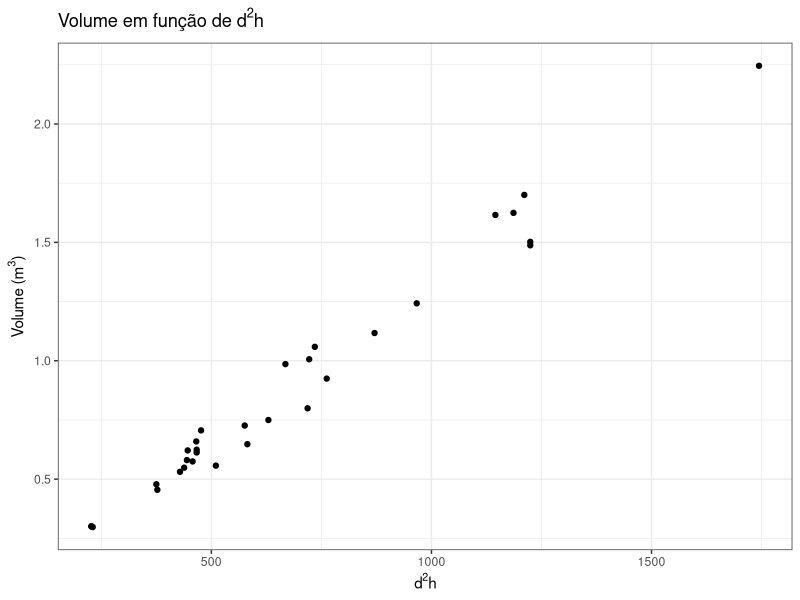
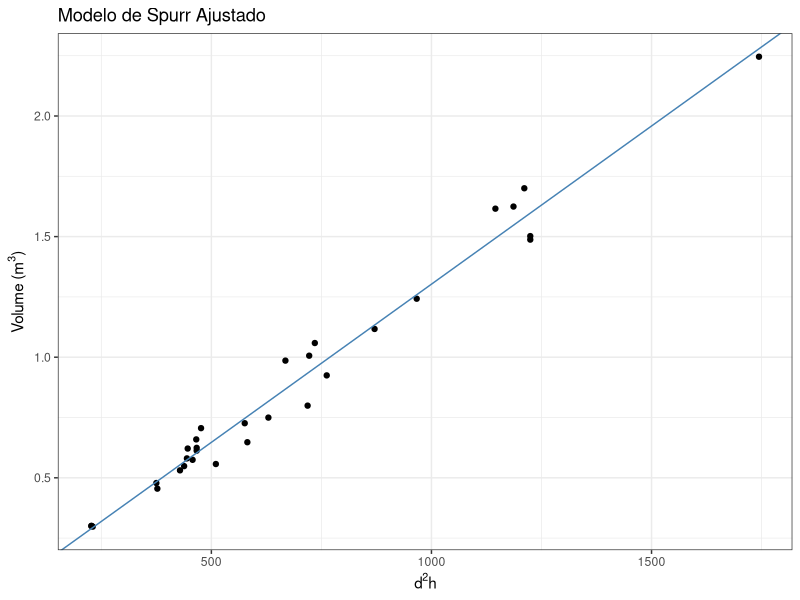
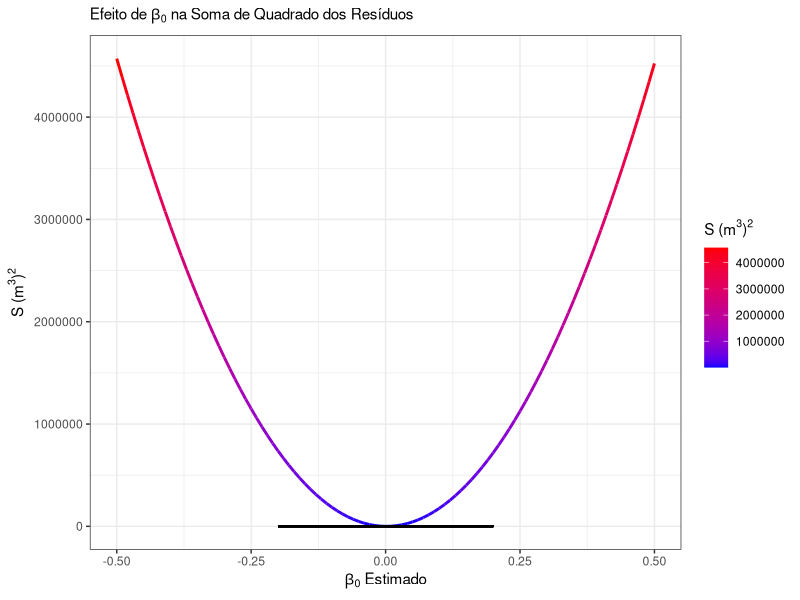

Source code (R) for these figures, in order:
## ---- chunk 1
knitr::opts_chunk$set(echo = FALSE, message = FALSE, warning = FALSE, fig.align = "center")

options(scipen = 999)
## ---- chunk 2

library(ggplot2)
library(gganimate)
library(magrittr)
library(dplyr)
library(kableExtra)

## ---- chunk 3

data("trees")

# Transformar as variáveis para unidades comumente utilizadas
d <- trees$Girth/2.54     # polegadas para centímetros
ht <- trees$Height/3.281  # pés para metros
v <- trees$Volume/34.286  # pés cúbicos para metros cúbicos
d2h <- d^2*ht             

# 'd' é um vetor de diâmetros, e possui 31 elementos.
d
length(d)

# O mesmo ocorre com ht, v e d2h.

# Agrupar tudo em um único data frame
dados <- data.frame(d,ht,v,d2h)

g.base <- ggplot(data = dados, 
                 aes(x = d2h, y = v)) +     #Introduz o dataframe utilizado
  
  geom_point() + #geom_point cria gráfico de pontos
  
  labs(x = expression("d"^2*"h"),          #Adiciona Títulos dos eixos e do gráfico
       y = expression("Volume (m"^3*")"),
       title = expression("Volume em função de d"^2*"h")) + 
  
  theme_bw()                #Adiciona o tema Black and White


plot(g.base)

## ---- chunk 4

spurr <- lm(v ~ d2h, data = dados)

summary(spurr)

coef(spurr)

g.base + labs(title = "Modelo de Spurr Ajustado") +
  geom_abline(intercept = coef(spurr)[1],  #Coeficiente linear  (b0)
              slope = coef(spurr)[2],      #Coeficiente angular (b1)
              color = "steelblue") 


## ---- chunk 5

#Criar uma função S que recebe os parâmetros x,y,a,b
S <- function(x,y,b0,b1) {sum((y-b0-b1*x)^2)}

#Essa função criada receberá 4 argumentos: um vetor x, um vetor y, um valor de b0 e um valor de b1. Como x e y são dois vetores e b0 e b1 são dois valores, o que a função fará é realizar a operação y - b0 - b1*x para os primeiros valores de x e y e elevar o resultado ao quadrado. A seguir, realiza a mesma operação para os segundos valores e eleva o resultado ao quadrado. Por fim, é requisitado por meio da função sum() que faça o somatório de todos esses resultados. Por fim, isso resultará em um único valor que é a soma do quadrado dos resíduos para aquele par de coeficientes b0 e b1 informados.

#Criar um vetor de possíveis valores de b0 e b1
b_0 <- seq(from = -0.5, to = 0.5, by = 0.01)  #De -0.5 até 0.5, ao passo de 0.01
b_1 <- seq(from = -0.5, to = 0.5, by = 0.01)

#Isso resulta em 101 possíveis valores de b0 e b1.
length(b_0) ; length(b_1)

#Criar vetor que receberá o resultado de S para cada possível valor de b0 e b1. Naturalmente, deve ter o mesmo comprimento do número de possíveis valores dos coeficientes.
S.est <- vector(length = length(b_0))  #Vetor de comprimento igual ao vetor b0

#Criar um loop para estimar cada valor de S baseado em cada valor de b0 e b1
for (i in 1:length(S.est)) {
  
  S.est[i] <- S(x = dados$d2h,  
                y = dados$v,
                b0 = b_0[i],
                b1 = b_1[i])
}

#O comando acima pega a função S() criada no início desse bloco de código, joga os primeiros valores de b0 e b1 dos vetores, calcula o valor de S e o guarda na primeira posição do vetor S.est. A seguir, pega todos valores das segundas posições dos vetores, joga na função S() criada e resgata o valor resultante, salvando na segunda posição do vetor S.est. Esse processo é repetido de 1:length(S.est), ou seja, do primeiro até o último valor dos vetores.


#Criando um data frame com as variáveis
df <- data.frame("b0" = b_0,
                 "b1" = b_1,
                 "S" = S.est)

g.S <- ggplot(data = df, aes(x = b0, y = S)) + 
  geom_line(aes(color = S.est), size = 1) +  # Cria uma reta conectando cada observação. Como são 101 pontos, o resultado terá uma aparência  de curva parabólica.
  labs(x = expression(beta[0]*" Estimado"), y = expression("S (m"^3*")"^2), subtitle = expression("Efeito de "*beta[0]*" na Soma de Quadrado dos Resíduos")) + 
  scale_color_gradient(low = "blue", high = "red", name = expression("S (m"^3*")"^2)) + 
  geom_segment(aes(x=-0.2,xend=0.2, y = min(S), yend = min(S)), color = "black") +
  theme_bw()



plot(g.S)

## ---- chunk 6
x <- d2h
y <- v

N <- length(x)

#Serão chamados de b0.mqo e b1.mqo, para lembrarmos que são os valores obtido por meio das operações realizadas acima
b1.mqo <- (sum(x*y)-(sum(x)*sum(y))/N)/(sum(x^2)-(sum(x)^2)/N)

b0.mqo <- mean(y) - b1.mqo*mean(x)

b0.mqo
b1.mqo

## ---- chunk 7
X <- model.matrix(y ~ x)

betas <- solve(t(X) %*% X) %*% t(X) %*% y

betas

## ---- chunk 8
coef(lm(y ~ x))
## ---- chunk 9
df.comparacao <- data.frame("MQO" = c(b0.mqo,b1.mqo),
                            "Mat" = c(betas[1],betas[2]),
                            "R" = c(coef(lm(y~x))[1],coef(lm(y~x))[2]))
rownames(df.comparacao) <- c("B0","B1")


df.comparacao %>% kable(col.names = c("MQO", "MQO_Mat","R")) %>% kable_styling(bootstrap_options=c("condensed","striped","hover"), position = "center",full_width = FALSE)
